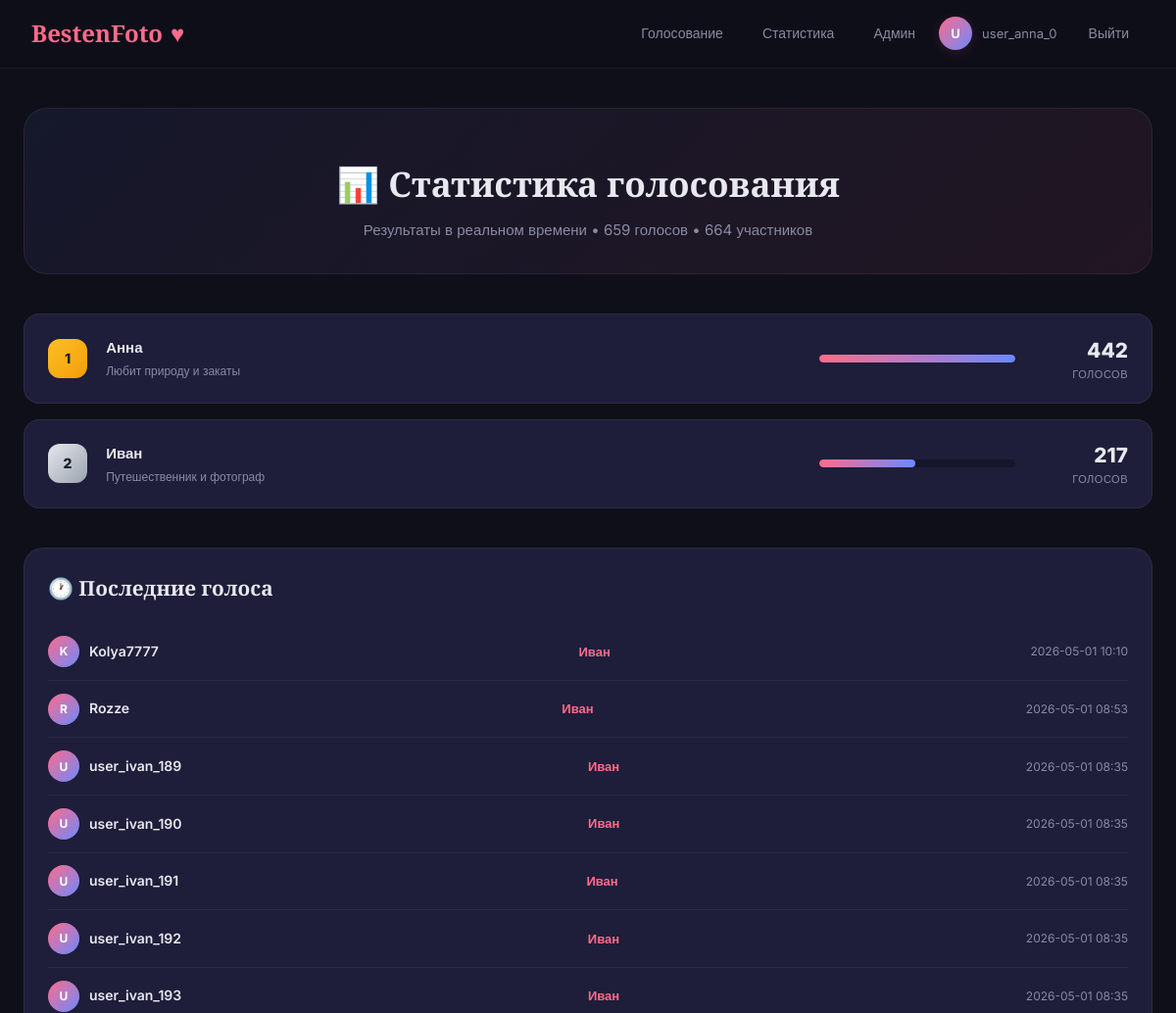
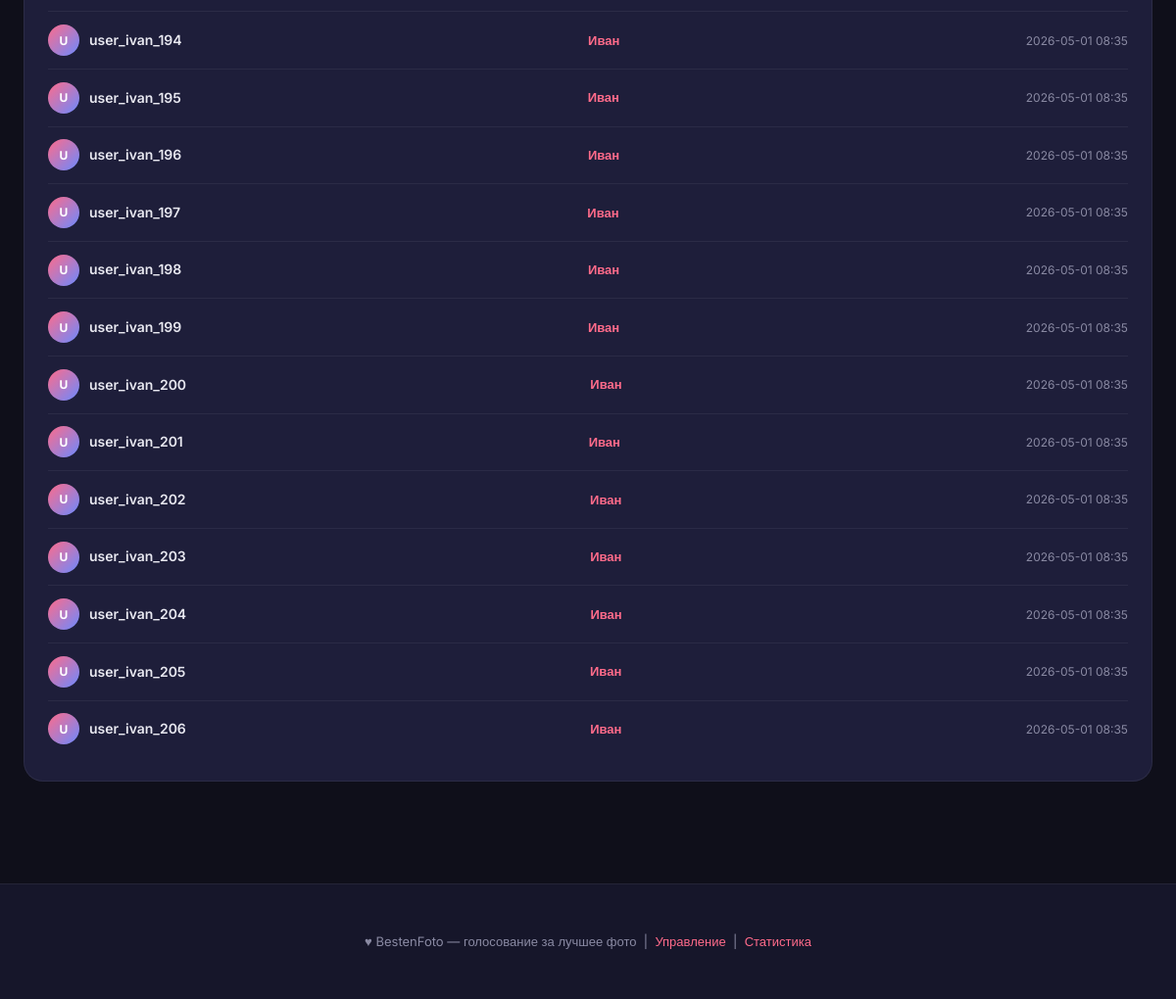
/stats (signed in), run on the app's committed database (2 pictures, top to bottom).
### tables this page shows
CREATE TABLE candidates (
            id       INTEGER PRIMARY KEY AUTOINCREMENT,
            name     TEXT NOT NULL,
            tagline  TEXT,
            photo    TEXT,
            created  TEXT NOT NULL
        );

CREATE TABLE votes (
            id           INTEGER PRIMARY KEY AUTOINCREMENT,
            user_id      INTEGER NOT NULL,
            candidate_id INTEGER NOT NULL,
            voted_at     TEXT NOT NULL,
            UNIQUE(user_id),
            FOREIGN KEY(user_id)      REFERENCES users(id),
            FOREIGN KEY(candidate_id) REFERENCES candidates(id)
        );

CREATE TABLE users (
            id       INTEGER PRIMARY KEY AUTOINCREMENT,
            username TEXT UNIQUE NOT NULL,
            email    TEXT UNIQUE NOT NULL,
            password TEXT NOT NULL
        );

### app.py (the view)
@app.route('/stats')
def stats():
    candidates, total_votes, total_users = get_stats()
    conn = get_db()
    recent = conn.execute("""
        SELECT u.username, c.name as candidate_name, v.voted_at
        FROM votes v
        JOIN users u ON u.id = v.user_id
        JOIN candidates c ON c.id = v.candidate_id
        ORDER BY v.voted_at DESC
        LIMIT 20
    """).fetchall()
    conn.close()
    return render_template('stats.html',
                           candidates=candidates,
                           total_votes=total_votes,
                           total_users=total_users,
                           recent=[dict(r) for r in recent])

### app.py (called while the page is built)
def get_db():
    os.makedirs(os.path.dirname(DB_PATH), exist_ok=True)
    conn = sqlite3.connect(DB_PATH)
    conn.row_factory = sqlite3.Row
    return conn

def get_stats():
    conn = get_db()
    candidates = conn.execute("""
        SELECT c.*, COUNT(v.id) as vote_count
        FROM candidates c
        LEFT JOIN votes v ON v.candidate_id = c.id
        GROUP BY c.id
        ORDER BY vote_count DESC
    """).fetchall()
    total_votes = conn.execute("SELECT COUNT(*) FROM votes").fetchone()[0]
    total_users = conn.execute("SELECT COUNT(*) FROM users").fetchone()[0]
    conn.close()
    return [dict(c) for c in candidates], total_votes, total_users

### templates/stats.html (shortened to what this page needs)
{% extends "base.html" %}
{% block content %}
<div class="stats-hero">
  <h1>&#128202; Статистика голосования</h1>
  <p>Результаты в реальном времени • {{ total_votes }} голосов • {{ total_users }} участников</p>
</div>
{% if candidates %}
<div class="leaderboard">
  {% for c in candidates %}
  {% set max_votes = candidates|map(attribute='vote_count')|max %}
  {% set bar_pct = (c.vote_count / max_votes * 100) if max_votes else 0 %}
  <div class="leader-row">
    <div class="leader-rank {% if loop.index == 1 %}gold{% elif loop.index == 2 %}silver{% elif loop.index == 3 %}bronze{% endif %}">
      {{ loop.index }}
    </div>
    <div class="leader-info">
      <div class="leader-name">{{ c.name }}</div>
      <div class="leader-tag">{{ c.tagline or 'Кандидат' }}</div>
    </div>
    <div class="leader-bar-wrap">
      <div class="leader-bar">
        <div class="leader-bar-fill" style="width:{{ bar_pct }}%"></div>
      </div>
    </div>
    <div class="leader-votes">
      <div class="num">{{ c.vote_count }}</div>
      <div class="label">голосов</div>
    </div>
  </div>
  {% endfor %}
</div>
{% else %}
<div class="empty-state">
  <span class="icon">&#128532;</span>
  <p>Пока нет кандидатов</p>
</div>
{% endif %}
<div class="recent-votes">
  <h3>&#128336; Последние голоса</h3>
  {% if recent %}
    {% for r in recent %}
    <div class="vote-item">
      <div class="vote-user">
        <div class="vote-avatar">{{ r.username[0]|upper }}</div>
        <div>
          <div class="vote-name">{{ r.username }}</div>
        </div>
      </div>
      <div class="vote-candidate">{{ r.candidate_name }}</div>
      <div class="vote-time">{{ r.voted_at[:16].replace('T',' ') }}</div>
    </div>
    {% endfor %}
  {% else %}
    <div class="empty-state">
      <span class="icon">&#128172;</span>
      <p>Пока никто не голосовал</p>
    </div>
  {% endif %}
</div>
{% endblock %}

### templates/base.html (style rules this page uses)
:root { --bg: #0f0f1a; --bg-elevated: #16162a; --bg-card: #1e1e3a; --border: rgba(255,255,255,0.06); --text: #e8e8f0; --text-muted: #8a8aa3; --accent: #ff6b8a; --accent-glow: rgba(255,107,138,0.15); --accent-2: #6b8aff; --accent-2-glow: rgba(107,138,255,0.15); --success: #4ade80; --danger: #f87171; --warning: #fbbf24; }
* { box-sizing:border-box; margin:0; padding:0 }
html { scroll-behavior:smooth }
body { font-family:'Inter',sans-serif; background:var(--bg); color:var(--text); min-height:100vh; line-height:1.6; -webkit-font-smoothing:antialiased; }

### templates/stats.html (style rules this page uses)
.stats-hero { text-align:center; padding:3rem 1rem 2rem; background:linear-gradient(135deg,rgba(107,138,255,0.08) 0%,rgba(255,107,138,0.08) 100%); border-radius:24px; margin-bottom:2.5rem; border:1px solid var(--border); }
.stats-hero h1 { font-family:'Playfair Display',serif; font-size:2.2rem; color:var(--text); margin-bottom:0.5rem; }
.stats-hero p { color:var(--text-muted); font-size:15px; }
.leaderboard { display:flex; flex-direction:column; gap:1rem; margin-bottom:2.5rem; }
.leader-row { display:flex; align-items:center; gap:1.2rem; background:var(--bg-card); border:1px solid var(--border); border-radius:16px; padding:1.2rem 1.5rem; transition:all 0.2s; }
.leader-rank { width:40px; height:40px; border-radius:12px; background:var(--bg-elevated); display:flex; align-items:center; justify-content:center; font-weight:800; font-size:14px; color:var(--text-muted); flex-shrink:0; }
.leader-rank.gold { background:linear-gradient(135deg,#fbbf24,#f59e0b); color:#1a1a2e; }
.leader-rank.silver { background:linear-gradient(135deg,#e5e7eb,#9ca3af); color:#1a1a2e; }
.leader-info { flex:1; }
.leader-name { font-weight:700; font-size:15px; color:var(--text); margin-bottom:2px; }
.leader-tag { font-size:12px; color:var(--text-muted); }
.leader-bar-wrap { width:200px; margin-right:1rem; }
.leader-bar { height:8px; border-radius:8px; background:var(--bg-elevated); overflow:hidden; }
.leader-bar-fill { height:100%; border-radius:8px; background:linear-gradient(90deg,var(--accent),var(--accent-2)); transition:width 0.8s ease; }
.leader-votes { text-align:right; min-width:80px; }
.leader-votes .num { font-size:1.3rem; font-weight:800; color:var(--text); }
.leader-votes .label { font-size:11px; color:var(--text-muted); text-transform:uppercase; letter-spacing:0.5px; }
.recent-votes { background:var(--bg-card); border:1px solid var(--border); border-radius:20px; padding:1.5rem; }
.recent-votes h3 { font-family:'Playfair Display',serif; font-size:1.3rem; margin-bottom:1.2rem; color:var(--text); }
.vote-item { display:flex; align-items:center; justify-content:space-between; padding:0.8rem 0; border-bottom:1px solid var(--border); }
.vote-item:last-child { border-bottom:none; }
.vote-user { display:flex; align-items:center; gap:10px; }
.vote-avatar { width:32px; height:32px; border-radius:50%; background:linear-gradient(135deg,var(--accent),var(--accent-2)); color:#fff; font-weight:700; font-size:12px; display:flex; align-items:center; justify-content:center; }
.vote-name { font-weight:600; font-size:14px; color:var(--text); }
.vote-candidate { font-size:13px; color:var(--accent); font-weight:600; }
.vote-time { font-size:12px; color:var(--text-muted); }

### data on the page
candidates: name "Анна", tagline "Любит природу и закаты", {{ bar_pct }} 100.0 (drawn), vote_count "442"
candidates: name "Иван", tagline "Путешественник и фотограф", {{ bar_pct }} 49.095022624434385 (drawn), vote_count "217"
votes: username "K", username "Kolya7777", candidate_name "Иван", voted_at "2026-05-01 10:10"
votes: username "R", username "Rozze", candidate_name "Иван", voted_at "2026-05-01 08:53"
votes: username "U", username "user_ivan_189", candidate_name "Иван", voted_at "2026-05-01 08:35"
votes: username "U", username "user_ivan_190", candidate_name "Иван", voted_at "2026-05-01 08:35"
votes: username "U", username "user_ivan_191", candidate_name "Иван", voted_at "2026-05-01 08:35"
votes: username "U", username "user_ivan_192", candidate_name "Иван", voted_at "2026-05-01 08:35"
votes: username "U", username "user_ivan_193", candidate_name "Иван", voted_at "2026-05-01 08:35"
votes: username "U", username "user_ivan_194", candidate_name "Иван", voted_at "2026-05-01 08:35"
votes: username "U", username "user_ivan_195", candidate_name "Иван", voted_at "2026-05-01 08:35"
votes: username "U", username "user_ivan_196", candidate_name "Иван", voted_at "2026-05-01 08:35"
votes: username "U", username "user_ivan_197", candidate_name "Иван", voted_at "2026-05-01 08:35"
votes: username "U", username "user_ivan_198", candidate_name "Иван", voted_at "2026-05-01 08:35"
votes: username "U", username "user_ivan_199", candidate_name "Иван", voted_at "2026-05-01 08:35"
votes: username "U", username "user_ivan_200", candidate_name "Иван", voted_at "2026-05-01 08:35"
votes: username "U", username "user_ivan_201", candidate_name "Иван", voted_at "2026-05-01 08:35"
votes: username "U", username "user_ivan_202", candidate_name "Иван", voted_at "2026-05-01 08:35"
votes: username "U", username "user_ivan_203", candidate_name "Иван", voted_at "2026-05-01 08:35"
votes: username "U", username "user_ivan_204", candidate_name "Иван", voted_at "2026-05-01 08:35"
votes: username "U", username "user_ivan_205", candidate_name "Иван", voted_at "2026-05-01 08:35"
votes: username "U", username "user_ivan_206", candidate_name "Иван", voted_at "2026-05-01 08:35"

### other printed values
{{ session.username[0]|upper }} "U"
{{ session.username }} "user_anna_0"
{{ total_votes }} "659"
{{ total_users }} "664"
